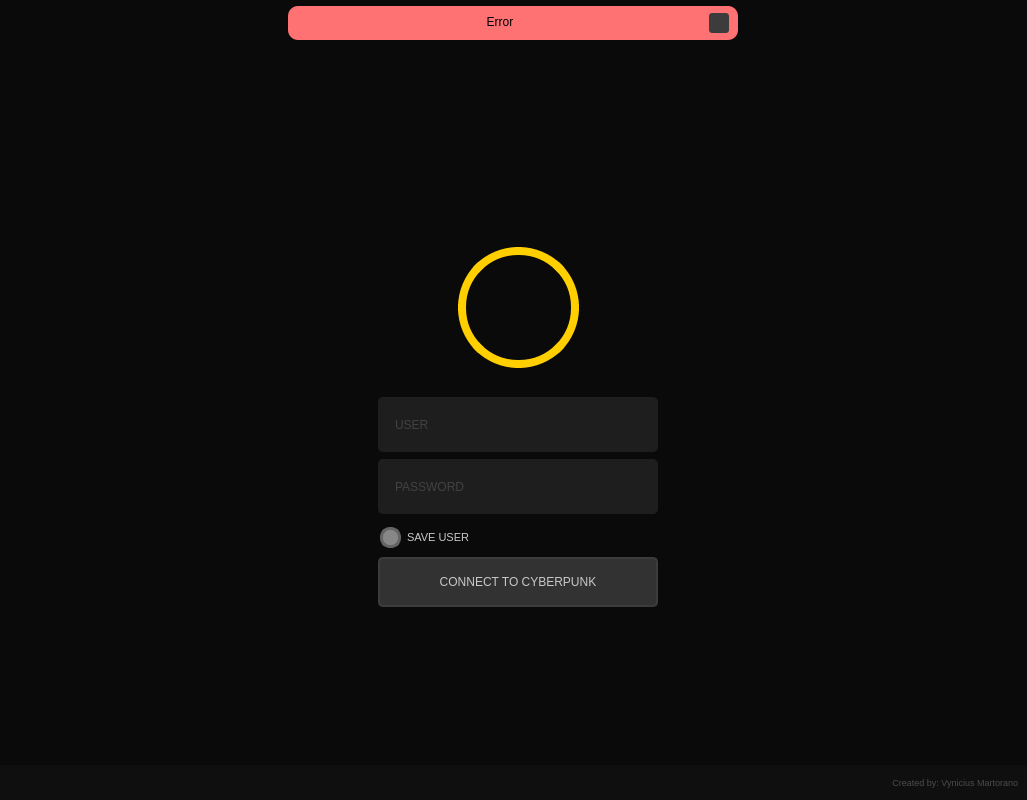
<?xml version="1.0" encoding="UTF-8"?>
<ui version="4.0">
 <class>MainWindow</class>
 <widget class="QMainWindow" name="MainWindow">
  <property name="geometry">
   <rect>
    <x>0</x>
    <y>0</y>
    <width>1027</width>
    <height>800</height>
   </rect>
  </property>
  <property name="minimumSize">
   <size>
    <width>607</width>
    <height>800</height>
   </size>
  </property>
  <property name="windowTitle">
   <string>Login</string>
  </property>
  <property name="windowIcon">
   <iconset resource="file_rc.qrc">
    <normaloff>:/icon/Icon.ico</normaloff>:/icon/Icon.ico</iconset>
  </property>
  <property name="styleSheet">
   <string notr="true">color: rgb(200, 200, 200);
background-color: rgb(10, 10, 10);</string>
  </property>
  <widget class="QWidget" name="centralwidget">
   <property name="minimumSize">
    <size>
     <width>607</width>
     <height>800</height>
    </size>
   </property>
   <layout class="QVBoxLayout" name="verticalLayout">
    <property name="spacing">
     <number>0</number>
    </property>
    <property name="leftMargin">
     <number>0</number>
    </property>
    <property name="topMargin">
     <number>0</number>
    </property>
    <property name="rightMargin">
     <number>0</number>
    </property>
    <property name="bottomMargin">
     <number>0</number>
    </property>
    <item>
     <widget class="QFrame" name="top_bar">
      <property name="maximumSize">
       <size>
        <width>16777215</width>
        <height>40</height>
       </size>
      </property>
      <property name="styleSheet">
       <string notr="true"/>
      </property>
      <property name="frameShape">
       <enum>QFrame::NoFrame</enum>
      </property>
      <property name="frameShadow">
       <enum>QFrame::Raised</enum>
      </property>
      <layout class="QHBoxLayout" name="horizontalLayout">
       <property name="leftMargin">
        <number>0</number>
       </property>
       <property name="topMargin">
        <number>6</number>
       </property>
       <property name="rightMargin">
        <number>0</number>
       </property>
       <property name="bottomMargin">
        <number>0</number>
       </property>
       <item>
        <widget class="QFrame" name="frame_error">
         <property name="maximumSize">
          <size>
           <width>450</width>
           <height>16777215</height>
          </size>
         </property>
         <property name="styleSheet">
          <string notr="true">background-color: rgb(255, 114, 116);
border-radius: 10px;</string>
         </property>
         <property name="frameShape">
          <enum>QFrame::StyledPanel</enum>
         </property>
         <property name="frameShadow">
          <enum>QFrame::Raised</enum>
         </property>
         <layout class="QHBoxLayout" name="horizontalLayout_2">
          <property name="topMargin">
           <number>7</number>
          </property>
          <property name="bottomMargin">
           <number>11</number>
          </property>
          <item>
           <widget class="QLabel" name="label_error">
            <property name="styleSheet">
             <string notr="true">color: rgb(0, 0, 0);</string>
            </property>
            <property name="text">
             <string>Error</string>
            </property>
            <property name="alignment">
             <set>Qt::AlignBottom|Qt::AlignHCenter</set>
            </property>
           </widget>
          </item>
          <item>
           <widget class="QPushButton" name="botton_erro_close">
            <property name="minimumSize">
             <size>
              <width>20</width>
              <height>20</height>
             </size>
            </property>
            <property name="maximumSize">
             <size>
              <width>20</width>
              <height>20</height>
             </size>
            </property>
            <property name="layoutDirection">
             <enum>Qt::LeftToRight</enum>
            </property>
            <property name="autoFillBackground">
             <bool>false</bool>
            </property>
            <property name="styleSheet">
             <string notr="true">QPushButton {
	border-radius: 3px;
	background-image: url(:/close img/cil-x.png);
	background-position: center;
	
	background-color: rgb(60,60,60);
}
QPushButton:hover {
	
	background-color: rgb(255, 85, 255);
	color: rgba(200, 200, 200, 200);
}
QPushbotton:pressed {
	
	background-color: rgb(35, 35, 35);
	
	
	color: rgb(200, 200, 200);
}</string>
            </property>
            <property name="text">
             <string/>
            </property>
            <property name="iconSize">
             <size>
              <width>15</width>
              <height>15</height>
             </size>
            </property>
           </widget>
          </item>
         </layout>
        </widget>
       </item>
      </layout>
     </widget>
    </item>
    <item>
     <widget class="QFrame" name="content">
      <property name="enabled">
       <bool>true</bool>
      </property>
      <property name="minimumSize">
       <size>
        <width>607</width>
        <height>707</height>
       </size>
      </property>
      <property name="autoFillBackground">
       <bool>false</bool>
      </property>
      <property name="styleSheet">
       <string notr="true"/>
      </property>
      <property name="frameShape">
       <enum>QFrame::NoFrame</enum>
      </property>
      <property name="frameShadow">
       <enum>QFrame::Raised</enum>
      </property>
      <layout class="QHBoxLayout" name="no">
       <property name="spacing">
        <number>0</number>
       </property>
       <property name="topMargin">
        <number>20</number>
       </property>
       <property name="bottomMargin">
        <number>20</number>
       </property>
       <item>
        <widget class="QFrame" name="login_area">
         <property name="minimumSize">
          <size>
           <width>450</width>
           <height>550</height>
          </size>
         </property>
         <property name="maximumSize">
          <size>
           <width>450</width>
           <height>550</height>
          </size>
         </property>
         <property name="styleSheet">
          <string notr="true">
background-repeat: no-repeat;
background-position: center;
border-radius: 7px;</string>
         </property>
         <property name="frameShape">
          <enum>QFrame::NoFrame</enum>
         </property>
         <property name="frameShadow">
          <enum>QFrame::Raised</enum>
         </property>
         <widget class="QFrame" name="Logo">
          <property name="geometry">
           <rect>
            <x>30</x>
            <y>-60</y>
            <width>391</width>
            <height>241</height>
           </rect>
          </property>
          <property name="styleSheet">
           <string notr="true">background-image: url(:/Logo/logo_360x90.png);</string>
          </property>
          <property name="frameShape">
           <enum>QFrame::StyledPanel</enum>
          </property>
          <property name="frameShadow">
           <enum>QFrame::Raised</enum>
          </property>
         </widget>
         <widget class="QFrame" name="avatar">
          <property name="geometry">
           <rect>
            <x>170</x>
            <y>120</y>
            <width>121</width>
            <height>121</height>
           </rect>
          </property>
          <property name="styleSheet">
           <string notr="true">QFrame {
	
	background-image: url(:/avatar/fotoperfil.jpg);
	border-radius: 60px;
	border: 8px solid rgb(255, 207, 0)
}
QFrame:hover {
	border: 8px solid rgb(255, 225, 0)
}</string>
          </property>
          <property name="frameShape">
           <enum>QFrame::StyledPanel</enum>
          </property>
          <property name="frameShadow">
           <enum>QFrame::Raised</enum>
          </property>
          <layout class="QVBoxLayout" name="verticalLayout_2"/>
         </widget>
         <widget class="QLineEdit" name="input_user">
          <property name="geometry">
           <rect>
            <x>90</x>
            <y>270</y>
            <width>280</width>
            <height>55</height>
           </rect>
          </property>
          <property name="font">
           <font>
            <family>Segoe UI</family>
            <pointsize>9</pointsize>
           </font>
          </property>
          <property name="focusPolicy">
           <enum>Qt::WheelFocus</enum>
          </property>
          <property name="styleSheet">
           <string notr="true">QLineEdit { 
	border: 2px; solid rgb(45,45,45);
	border-radius: 5px;
	padding: 15px;
	background-color: rgb(30,30,30);
	color: rgb(100, 100, 100);
}
QLineEdit:hover  {
	border: 2px solid rgb(55,55,55)
}

QLineEdit:focus {
	border: 2px solid rgb(255, 207, 0);
	color: rgb(200, 200, 200);
} </string>
          </property>
          <property name="maxLength">
           <number>32</number>
          </property>
          <property name="placeholderText">
           <string>USER</string>
          </property>
         </widget>
         <widget class="QLineEdit" name="input_password">
          <property name="geometry">
           <rect>
            <x>90</x>
            <y>332</y>
            <width>280</width>
            <height>55</height>
           </rect>
          </property>
          <property name="focusPolicy">
           <enum>Qt::WheelFocus</enum>
          </property>
          <property name="styleSheet">
           <string notr="true">QLineEdit { 
	border: 2px; solid rgb(45,45,45);
	border-radius: 5px;
	padding: 15px;
	background-color: rgb(30,30,30);
	color: rgb(100, 100, 100);
}
QLineEdit:hover  {
	border: 2px solid rgb(55,55,55)
}

QLineEdit:focus {
	border: 2px solid rgb(255, 207, 0);
	color: rgb(200, 200, 200);
} </string>
          </property>
          <property name="maxLength">
           <number>16</number>
          </property>
          <property name="echoMode">
           <enum>QLineEdit::Password</enum>
          </property>
          <property name="placeholderText">
           <string>PASSWORD</string>
          </property>
         </widget>
         <widget class="QCheckBox" name="check_user">
          <property name="geometry">
           <rect>
            <x>92</x>
            <y>400</y>
            <width>111</width>
            <height>21</height>
           </rect>
          </property>
          <property name="font">
           <font>
            <family>Segoe UI</family>
            <pointsize>8</pointsize>
           </font>
          </property>
          <property name="styleSheet">
           <string notr="true">
QCheckBox::indicator {
	border: 3px solid rgb(100, 100, 100);
	width: 15px;
	height: 15px;
	border-radius: 10px;
	background-color: rgb(135, 135, 135);
}
QCheckBox::indicator:hover {
	border: 3px solid rgb(255, 205, 0);
	background-color: rgb(255,223,85);
	
}


QCheckBox::indicator:checked {
	border: 3px solid rgb(255, 205, 0);
	background-color: rgb(255,223,85);
}
</string>
          </property>
          <property name="text">
           <string>SAVE USER</string>
          </property>
         </widget>
         <widget class="QPushButton" name="conect_button">
          <property name="geometry">
           <rect>
            <x>90</x>
            <y>430</y>
            <width>280</width>
            <height>50</height>
           </rect>
          </property>
          <property name="styleSheet">
           <string notr="true">QPushButton {
	background-color: rgb(50, 50, 50);
	border: 2px solid rgb(60, 60, 60);
	border-radius: 5px;
}
QPushButton:hover {
	background-color: rgb(60, 60, 60);
	border: 2px solid rgb(70, 70, 70);
}
QPushButton:pressed {
	background-color: rgb(250, 230, 0);
	border: 2px solid rgb(255, 165, 24);
	color: rgb(35,35,35);
}</string>
          </property>
          <property name="text">
           <string>CONNECT TO CYBERPUNK</string>
          </property>
         </widget>
        </widget>
       </item>
      </layout>
     </widget>
    </item>
    <item>
     <widget class="QFrame" name="bottom">
      <property name="maximumSize">
       <size>
        <width>16777215</width>
        <height>35</height>
       </size>
      </property>
      <property name="styleSheet">
       <string notr="true">background-color: rgb(15,15,15);</string>
      </property>
      <property name="frameShape">
       <enum>QFrame::NoFrame</enum>
      </property>
      <property name="frameShadow">
       <enum>QFrame::Raised</enum>
      </property>
      <layout class="QVBoxLayout" name="verticalLayout_3">
       <item>
        <widget class="QLabel" name="label">
         <property name="enabled">
          <bool>true</bool>
         </property>
         <property name="font">
          <font>
           <family>Segoe UI</family>
           <pointsize>7</pointsize>
          </font>
         </property>
         <property name="styleSheet">
          <string notr="true">color: rgb(75, 75, 75);</string>
         </property>
         <property name="text">
          <string>Created by: Vynicius Martorano</string>
         </property>
         <property name="alignment">
          <set>Qt::AlignRight|Qt::AlignTrailing|Qt::AlignVCenter</set>
         </property>
        </widget>
       </item>
      </layout>
     </widget>
    </item>
   </layout>
  </widget>
 </widget>
 <resources>
  <include location="file_rc.qrc"/>
 </resources>
 <connections/>
</ui>
